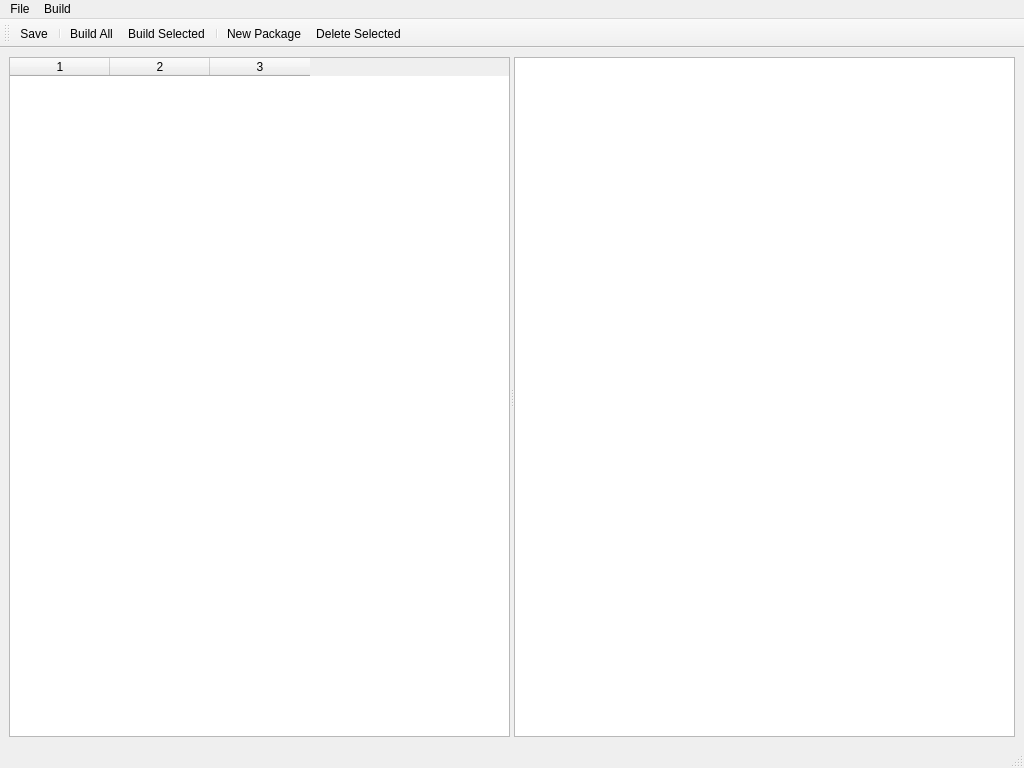
<?xml version="1.0" encoding="UTF-8"?>
<ui version="4.0">
 <class>PackageManager</class>
 <widget class="QMainWindow" name="PackageManager">
  <property name="geometry">
   <rect>
    <x>0</x>
    <y>0</y>
    <width>1024</width>
    <height>768</height>
   </rect>
  </property>
  <property name="windowTitle">
   <string>Package Manager</string>
  </property>
  <widget class="QWidget" name="centralwidget">
   <layout class="QVBoxLayout" name="verticalLayout">
    <item>
     <widget class="QSplitter" name="splitter">
      <property name="orientation">
       <enum>Qt::Horizontal</enum>
      </property>
      <widget class="QTableWidget" name="tableWidget">
       <property name="columnCount">
        <number>3</number>
       </property>
       <column/>
       <column/>
       <column/>
      </widget>
      <widget class="QTreeView" name="treeView"/>
     </widget>
    </item>
   </layout>
  </widget>
  <widget class="QMenuBar" name="menubar">
   <property name="geometry">
    <rect>
     <x>0</x>
     <y>0</y>
     <width>1024</width>
     <height>26</height>
    </rect>
   </property>
   <widget class="QMenu" name="menuFile">
    <property name="title">
     <string>File</string>
    </property>
    <addaction name="actionSave"/>
    <addaction name="separator"/>
    <addaction name="actionNew_Package"/>
    <addaction name="actionDelete_Selected"/>
    <addaction name="separator"/>
    <addaction name="actionClose"/>
   </widget>
   <widget class="QMenu" name="menuBuild">
    <property name="title">
     <string>Build</string>
    </property>
    <addaction name="actionBuild_All"/>
    <addaction name="actionBuild_Selected"/>
   </widget>
   <addaction name="menuFile"/>
   <addaction name="menuBuild"/>
  </widget>
  <widget class="QStatusBar" name="statusbar"/>
  <widget class="QToolBar" name="toolBar">
   <property name="windowTitle">
    <string>toolBar</string>
   </property>
   <attribute name="toolBarArea">
    <enum>TopToolBarArea</enum>
   </attribute>
   <attribute name="toolBarBreak">
    <bool>false</bool>
   </attribute>
   <addaction name="actionSave"/>
   <addaction name="separator"/>
   <addaction name="actionBuild_All"/>
   <addaction name="actionBuild_Selected"/>
   <addaction name="separator"/>
   <addaction name="actionNew_Package"/>
   <addaction name="actionDelete_Selected"/>
  </widget>
  <action name="actionNew_Package">
   <property name="text">
    <string>New Package</string>
   </property>
   <property name="toolTip">
    <string>Create new package</string>
   </property>
  </action>
  <action name="actionSave">
   <property name="text">
    <string>Save</string>
   </property>
   <property name="toolTip">
    <string>Save changes</string>
   </property>
  </action>
  <action name="actionDelete_Selected">
   <property name="text">
    <string>Delete Selected</string>
   </property>
   <property name="toolTip">
    <string>Delete selected package</string>
   </property>
  </action>
  <action name="actionBuild_Selected">
   <property name="text">
    <string>Build Selected</string>
   </property>
   <property name="toolTip">
    <string>Build selected package</string>
   </property>
  </action>
  <action name="actionClose">
   <property name="text">
    <string>Close</string>
   </property>
   <property name="toolTip">
    <string>Close Package Manager</string>
   </property>
  </action>
  <action name="actionBuild_All">
   <property name="text">
    <string>Build All</string>
   </property>
   <property name="toolTip">
    <string>Build all packages</string>
   </property>
  </action>
 </widget>
 <resources/>
 <connections>
  <connection>
   <sender>actionClose</sender>
   <signal>triggered()</signal>
   <receiver>PackageManager</receiver>
   <slot>close()</slot>
   <hints>
    <hint type="sourcelabel">
     <x>-1</x>
     <y>-1</y>
    </hint>
    <hint type="destinationlabel">
     <x>399</x>
     <y>299</y>
    </hint>
   </hints>
  </connection>
 </connections>
</ui>
